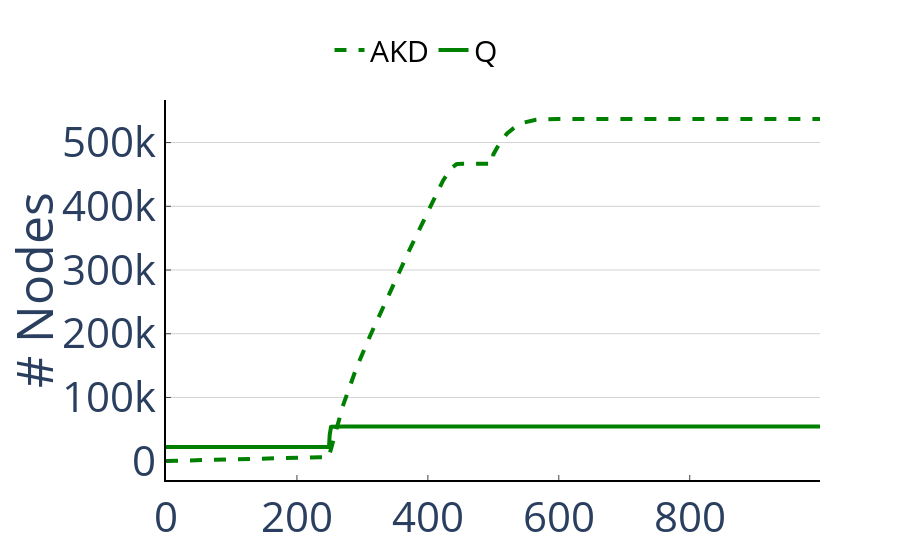

Notebook code for this chart:
### Code cell
a = number_of_nodes('Periodic8', ['CrackingKDTree', 'Quasii'])
save_figure(a, 'total_response_time_number_of_nodes.pdf')
a

### Figure 1 — Plotly figure (JSON) as saved in the notebook; plotly's stock layout.template omitted (floating-point values rounded to 4 significant figures; data arrays with more than 128 entries replaced by an {"elided": "..."} marker saying what was removed)
{"data": [{"line": {"dash": "dash", "width": 4}, "marker": {"color": "green"}, "mode": "lines", "name": "AKD", "type": "scatter", "x": {"elided": "1000 int values"}, "y": {"elided": "1000 int values"}}, {"line": {"dash": "solid", "width": 4}, "marker": {"color": "green"}, "mode": "lines", "name": "Q", "type": "scatter", "x": {"elided": "1000 int values"}, "y": {"elided": "1000 int values"}}], "layout": {"font": {"size": 42}, "legend": {"font": {"color": "black", "size": 30}, "orientation": "h", "x": 0.25, "y": 1.2}, "plot_bgcolor": "rgba(0,0,0,0)", "showlegend": true, "xaxis": {"linecolor": "black", "linewidth": 2, "showline": true, "ticklen": 5, "ticks": "inside", "zeroline": true}, "yaxis": {"gridcolor": "lightgrey", "gridwidth": 1, "linecolor": "black", "linewidth": 2, "showgrid": true, "showline": true, "ticklen": 5, "ticks": "inside", "title": {"text": "# Nodes"}, "zeroline": true}}}
